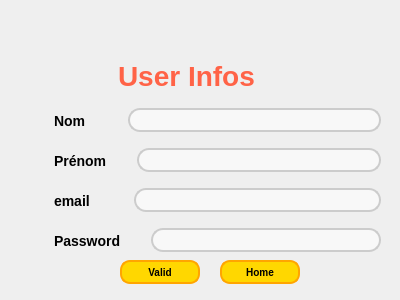
<?xml version="1.0" encoding="UTF-8"?>
<ui version="4.0">
 <class>UserInfos</class>
 <widget class="QWidget" name="UserInfos">
  <property name="geometry">
   <rect>
    <x>0</x>
    <y>0</y>
    <width>400</width>
    <height>300</height>
   </rect>
  </property>
  <property name="windowTitle">
   <string>Form</string>
  </property>
  <widget class="QLabel" name="label">
   <property name="geometry">
    <rect>
     <x>-60</x>
     <y>-50</y>
     <width>521</width>
     <height>401</height>
    </rect>
   </property>
   <property name="styleSheet">
    <string notr="true">image: url(:/new/prefix2/Resources/milad-fakurian-E8Ufcyxz514-unsplash.jpg);</string>
   </property>
   <property name="text">
    <string/>
   </property>
  </widget>
  <widget class="QLabel" name="label_6">
   <property name="geometry">
    <rect>
     <x>140</x>
     <y>-20</y>
     <width>111</width>
     <height>101</height>
    </rect>
   </property>
   <property name="styleSheet">
    <string notr="true">image: url(:/new/prefix4/Resources/Premium_Vector___Man_reading_book_Logo_Template_Design-removebg-preview (1).png);</string>
   </property>
   <property name="text">
    <string/>
   </property>
  </widget>
  <widget class="QLabel" name="label_2">
   <property name="geometry">
    <rect>
     <x>90</x>
     <y>30</y>
     <width>361</width>
     <height>91</height>
    </rect>
   </property>
   <property name="styleSheet">
    <string notr="true">QLabel {
    font-size: 28px;            /* Set the font size */
    font-weight: bold;          /* Make the text bold */
    font-family: Arial, sans-serif; /* Set the font family */
    color: #FF6347;             /* Gold color for text */
    text-align: center;         /* Align the text to the center */
    padding: 20px;              /* Add padding around the text */
    background: linear-gradient(135deg, #6C9ECF, #2F3A5A); /* Gradient background */
    border-radius: 15px;        /* Rounded corners for the background */
    box-shadow: 0px 4px 6px rgba(0, 0, 0, 0.2); /* Subtle shadow behind the text */
    text-transform: uppercase;  /* Make the text uppercase */
    transition: all 0.3s ease;  /* Smooth transition for hover effect */
    display: inline-block;      /* Make the label behave like an inline element */
}

QLabel:hover {
    color: white;             /* Change text color to Tomato on hover */
    cursor: pointer;           /* Change cursor to a hand pointer */
    transform: scale(1.1);      /* Slightly enlarge the text on hover */
    text-shadow: 2px 2px 4px rgba(0, 0, 0, 0.3); /* Add a subtle shadow effect */
    background: linear-gradient(135deg, #4F82B0, #253B61); /* Darker gradient on hover */
}
</string>
   </property>
   <property name="text">
    <string>User Infos</string>
   </property>
  </widget>
  <widget class="QWidget" name="layoutWidget">
   <property name="geometry">
    <rect>
     <x>30</x>
     <y>130</y>
     <width>351</width>
     <height>61</height>
    </rect>
   </property>
   <layout class="QHBoxLayout" name="horizontalLayout_2">
    <item>
     <widget class="QLabel" name="label_7">
      <property name="styleSheet">
       <string notr="true">QLabel {
            font-family: 'Playfair Display', serif;
            font-size: 14px;
            font-weight: bold;
            color: Black;
            background: linear-gradient(45deg, #ff9a9e, #fad0c4);
            padding: 20px;
            border-radius: 10px;
            text-align: center;
            text-shadow: 2px 2px 4px rgba(0, 0, 0, 0.2);
            transition: background-color 0.3s, transform 0.3s; /* Smooth transition */
        }
        
        QLabel:hover {
            background: linear-gradient(45deg, #ff6f61, #f1c0c6); /* Darker gradient on hover */
            transform: scale(1.05); /* Slightly enlarge the widget */
            cursor: pointer; /* Change the cursor to indicate it's clickable */
        }</string>
      </property>
      <property name="text">
       <string>Prénom</string>
      </property>
     </widget>
    </item>
    <item>
     <widget class="QLineEdit" name="lineEdit_prenom">
      <property name="styleSheet">
       <string notr="true">QLineEdit {
    background-color: #f8f8f8;        /* Light gray background */
    border: 2px solid #ccc;           /* Light border */
    border-radius: 12px;               /* Rounded corners */
    padding: 2px;                    /* Padding inside the input field */
    font-size: 12px;                  /* Font size for the text */
    color: #333;                      /* Text color */
    transition: border 0.3s ease, box-shadow 0.3s ease; /* Smooth transition */
}

QLineEdit:focus {
    border-color: #4CAF50;            /* Green border on focus */
    box-shadow: 0 0 5px rgba(76, 175, 80, 0.7); /* Green glow effect */
    outline: none;                    /* Remove the default outline */
}

QLineEdit::placeholder {
    color: #aaa;                      /* Lighter text for placeholder */
    font-style: italic;               /* Italic style for placeholder */
}</string>
      </property>
     </widget>
    </item>
   </layout>
  </widget>
  <widget class="QWidget" name="layoutWidget_2">
   <property name="geometry">
    <rect>
     <x>30</x>
     <y>170</y>
     <width>351</width>
     <height>61</height>
    </rect>
   </property>
   <layout class="QHBoxLayout" name="horizontalLayout_3">
    <item>
     <widget class="QLabel" name="label_8">
      <property name="styleSheet">
       <string notr="true">QLabel {
            font-family: 'Playfair Display', serif;
            font-size: 14px;
            font-weight: bold;
            color: Black;
            background: linear-gradient(45deg, #ff9a9e, #fad0c4);
            padding: 20px;
            border-radius: 10px;
            text-align: center;
            text-shadow: 2px 2px 4px rgba(0, 0, 0, 0.2);
            transition: background-color 0.3s, transform 0.3s; /* Smooth transition */
        }
        
        QLabel:hover {
            background: linear-gradient(45deg, #ff6f61, #f1c0c6); /* Darker gradient on hover */
            transform: scale(1.05); /* Slightly enlarge the widget */
            cursor: pointer; /* Change the cursor to indicate it's clickable */
        }</string>
      </property>
      <property name="text">
       <string>email</string>
      </property>
     </widget>
    </item>
    <item>
     <spacer name="horizontalSpacer_2">
      <property name="orientation">
       <enum>Qt::Orientation::Horizontal</enum>
      </property>
      <property name="sizeType">
       <enum>QSizePolicy::Policy::Preferred</enum>
      </property>
      <property name="sizeHint" stdset="0">
       <size>
        <width>14</width>
        <height>20</height>
       </size>
      </property>
     </spacer>
    </item>
    <item>
     <widget class="QLineEdit" name="lineEdit_email">
      <property name="styleSheet">
       <string notr="true">QLineEdit {
    background-color: #f8f8f8;        /* Light gray background */
    border: 2px solid #ccc;           /* Light border */
    border-radius: 12px;               /* Rounded corners */
    padding: 2px;                    /* Padding inside the input field */
    font-size: 12px;                  /* Font size for the text */
    color: #333;                      /* Text color */
    transition: border 0.3s ease, box-shadow 0.3s ease; /* Smooth transition */
}

QLineEdit:focus {
    border-color: #4CAF50;            /* Green border on focus */
    box-shadow: 0 0 5px rgba(76, 175, 80, 0.7); /* Green glow effect */
    outline: none;                    /* Remove the default outline */
}

QLineEdit::placeholder {
    color: #aaa;                      /* Lighter text for placeholder */
    font-style: italic;               /* Italic style for placeholder */
}</string>
      </property>
     </widget>
    </item>
   </layout>
  </widget>
  <widget class="QWidget" name="layoutWidget_3">
   <property name="geometry">
    <rect>
     <x>30</x>
     <y>210</y>
     <width>351</width>
     <height>61</height>
    </rect>
   </property>
   <layout class="QHBoxLayout" name="horizontalLayout_4">
    <item>
     <widget class="QLabel" name="label_9">
      <property name="styleSheet">
       <string notr="true">QLabel {
            font-family: 'Playfair Display', serif;
            font-size: 14px;
            font-weight: bold;
            color: Black;
            background: linear-gradient(45deg, #ff9a9e, #fad0c4);
            padding: 20px;
            border-radius: 10px;
            text-align: center;
            text-shadow: 2px 2px 4px rgba(0, 0, 0, 0.2);
            transition: background-color 0.3s, transform 0.3s; /* Smooth transition */
        }
        
        QLabel:hover {
            background: linear-gradient(45deg, #ff6f61, #f1c0c6); /* Darker gradient on hover */
            transform: scale(1.05); /* Slightly enlarge the widget */
            cursor: pointer; /* Change the cursor to indicate it's clickable */
        }</string>
      </property>
      <property name="text">
       <string>Password</string>
      </property>
     </widget>
    </item>
    <item>
     <widget class="QLineEdit" name="lineEdit_password">
      <property name="styleSheet">
       <string notr="true">QLineEdit {
    background-color: #f8f8f8;        /* Light gray background */
    border: 2px solid #ccc;           /* Light border */
    border-radius: 12px;               /* Rounded corners */
    padding: 2px;                    /* Padding inside the input field */
    font-size: 12px;                  /* Font size for the text */
    color: #333;                      /* Text color */
    transition: border 0.3s ease, box-shadow 0.3s ease; /* Smooth transition */
}

QLineEdit:focus {
    border-color: #4CAF50;            /* Green border on focus */
    box-shadow: 0 0 5px rgba(76, 175, 80, 0.7); /* Green glow effect */
    outline: none;                    /* Remove the default outline */
}

QLineEdit::placeholder {
    color: #aaa;                      /* Lighter text for placeholder */
    font-style: italic;               /* Italic style for placeholder */
}</string>
      </property>
     </widget>
    </item>
   </layout>
  </widget>
  <widget class="QPushButton" name="pushButton">
   <property name="geometry">
    <rect>
     <x>120</x>
     <y>260</y>
     <width>80</width>
     <height>24</height>
    </rect>
   </property>
   <property name="styleSheet">
    <string notr="true">QPushButton {
    background-color: #FFD700; /* Couleur jaune (Gold) */
    color: black; /* Texte noir */
    border: 2px solid #FFA500; /* Bordure orange */
    border-radius: 10px; /* Coins arrondis */
    font-size: 10px; /* Taille du texte */
    font-weight: bold; /* Texte en gras */
}

QPushButton:hover {
    background-color: #FFC107; /* Couleur jaune plus claire au survol */
}

QPushButton:pressed {
    background-color: #87CEEB; /* Couleur jaune foncée lorsqu'on clique */
    border: 2px solid #FF6F00; /* Bordure plus foncée */
}
</string>
   </property>
   <property name="text">
    <string>Valid</string>
   </property>
  </widget>
  <widget class="QPushButton" name="pushButton_2">
   <property name="geometry">
    <rect>
     <x>220</x>
     <y>260</y>
     <width>80</width>
     <height>24</height>
    </rect>
   </property>
   <property name="styleSheet">
    <string notr="true">QPushButton {
    background-color: #FFD700; /* Couleur jaune (Gold) */
    color: black; /* Texte noir */
    border: 2px solid #FFA500; /* Bordure orange */
    border-radius: 10px; /* Coins arrondis */
    font-size: 10px; /* Taille du texte */
    font-weight: bold; /* Texte en gras */
}

QPushButton:hover {
    background-color: #FFC107; /* Couleur jaune plus claire au survol */
}

QPushButton:pressed {
    background-color: #87CEEB; /* Couleur jaune foncée lorsqu'on clique */
    border: 2px solid #FF6F00; /* Bordure plus foncée */
}
</string>
   </property>
   <property name="text">
    <string>Home</string>
   </property>
  </widget>
  <widget class="QWidget" name="">
   <property name="geometry">
    <rect>
     <x>30</x>
     <y>90</y>
     <width>351</width>
     <height>61</height>
    </rect>
   </property>
   <layout class="QHBoxLayout" name="horizontalLayout">
    <item>
     <widget class="QLabel" name="label_5">
      <property name="styleSheet">
       <string notr="true">QLabel {
            font-family: 'Playfair Display', serif;
            font-size: 14px;
            font-weight: bold;
            color: Black;
            background: linear-gradient(45deg, #ff9a9e, #fad0c4);
            padding: 20px;
            border-radius: 10px;
            text-align: center;
            text-shadow: 2px 2px 4px rgba(0, 0, 0, 0.2);
            transition: background-color 0.3s, transform 0.3s; /* Smooth transition */
        }
        
        QLabel:hover {
            background: linear-gradient(45deg, #ff6f61, #f1c0c6); /* Darker gradient on hover */
            transform: scale(1.05); /* Slightly enlarge the widget */
            cursor: pointer; /* Change the cursor to indicate it's clickable */
        }</string>
      </property>
      <property name="text">
       <string>Nom</string>
      </property>
     </widget>
    </item>
    <item>
     <spacer name="horizontalSpacer">
      <property name="orientation">
       <enum>Qt::Orientation::Horizontal</enum>
      </property>
      <property name="sizeType">
       <enum>QSizePolicy::Policy::Preferred</enum>
      </property>
      <property name="sizeHint" stdset="0">
       <size>
        <width>12</width>
        <height>20</height>
       </size>
      </property>
     </spacer>
    </item>
    <item>
     <widget class="QLineEdit" name="lineEdit_nom">
      <property name="styleSheet">
       <string notr="true">QLineEdit {
    background-color: #f8f8f8;        /* Light gray background */
    border: 2px solid #ccc;           /* Light border */
    border-radius: 12px;               /* Rounded corners */
    padding: 2px;                    /* Padding inside the input field */
    font-size: 12px;                  /* Font size for the text */
    color: #333;                      /* Text color */
    transition: border 0.3s ease, box-shadow 0.3s ease; /* Smooth transition */
}

QLineEdit:focus {
    border-color: #4CAF50;            /* Green border on focus */
    box-shadow: 0 0 5px rgba(76, 175, 80, 0.7); /* Green glow effect */
    outline: none;                    /* Remove the default outline */
}

QLineEdit::placeholder {
    color: #aaa;                      /* Lighter text for placeholder */
    font-style: italic;               /* Italic style for placeholder */
}</string>
      </property>
     </widget>
    </item>
   </layout>
  </widget>
 </widget>
 <resources/>
 <connections/>
</ui>
